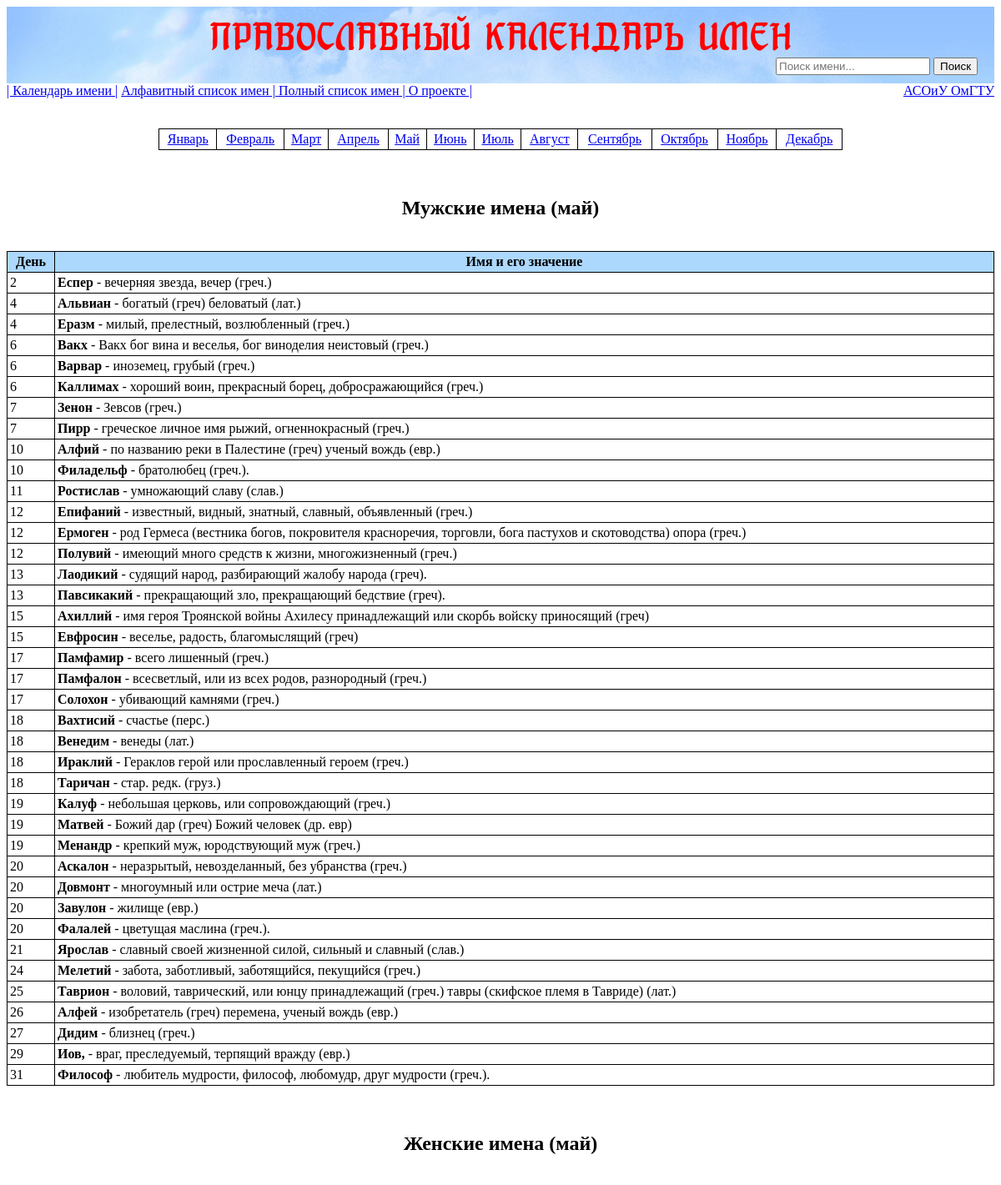
/4 (upper part), run on the app's committed database.
### svyatsy_main/DatabaseLayer/models.py (models this page shows)
class Svyatsy(models.Model):
    sex = models.TextField()
    name = models.TextField()
    description = models.TextField()
    month = models.TextField()
    day = models.IntegerField()

### svyatsy_main/PresentationLayer/views.py (the view)
# urls.py: path('', namesByCalendar),
def namesByCalendar(request):
    monthIndex = request.path.rsplit('/', 1)[-1]
    if len(monthIndex) == 0:
        monthIndex = '0'
    if not monthIndex.isdigit():
        return page_not_found_view(request, None)
    namesByMonthViewModel = GetNamesByCalendarInteractor.getNamesByMonth(int(monthIndex))
    if namesByMonthViewModel is None:
        return page_not_found_view(request, None)
    return render(request, "NamesByCalendar.html", {'namesByMonthViewModel': namesByMonthViewModel})

### svyatsy_main/BusinessLayer/get_names_by_calendar_interactor.py (called while the page is built)
    @staticmethod
    def getNamesByMonth(monthIndex: int):
        namesByMonthViewModel = NamesByMonthViewModel()
        month = str()
        if monthIndex < len(nameOfMonths):
            month = nameOfMonths[monthIndex]
        else:
            return None
        allRecords = DbSvyatsyService.getRecordsByMonth(month)
        for record in allRecords.values_list():
            sex = record[1]
            name = record[2]
            descr = record[3]
            day = record[5]
            nameByMonth = NameByMonthViewModel(name, descr, day)
            if DbSvyatsyService.isMan(sex):
                namesByMonthViewModel.men.append(nameByMonth)
            else:
                namesByMonthViewModel.women.append(nameByMonth)
        namesByMonthViewModel.month = month
        return namesByMonthViewModel

### svyatsy_main/DatabaseLayer/db_service.py (called while the page is built)
    @staticmethod
    def getRecordsByMonth(month: str):
        svyatsyByMonth = Svyatsy.objects.filter(month=month).order_by('day')
        return svyatsyByMonth

    @staticmethod
    def isMan(sex: str):
        return sex == "man"

### templates/NamesByCalendar.html (shortened to what this page needs)
<!DOCTYPE html>
<html lang="en">
<head>
    {% load static %}
    <link rel="stylesheet" href="{% static 'css/styles.css' %}">
</head>
<body>
{% include "ceiling.html" %}
<br>
<br>
<table cellspacing=1 cellpadding=3 width=820 border=0 align="center">
    <tr>
        <td align="center">
                                                <span>
                                                    <a href="0">Январь</a>
                                                </span>
        </td>
        <td align="center">
                                                <span>
                                                    <a href="1">Февраль</a>
                                                </span>
        </td>
        <td align="center">
                                                <span>
                                                    <a href="2">Март</a>
                                                </span>
        </td>
        <td align="center">
                                                <span>
                                                    <a href="3">Апрель</a>
                                                </span>
        </td>
        <td align="center">
                                                <span>
                                                    <a href="4">Май</a>
                                                </span>
        </td>
        <td align="center">
                                                <span>
                                                    <a href="5">Июнь</a>
                                                </span>
        </td>
        <td align="center">
                                                <span>
                                                    <a href="6">Июль</a>
                                                </span>
        </td>
        <td align="center">
                                                <span>
                                                    <a href="7">Август</a>
                                                </span>
        </td>
        <td align="center">
                                                <span>
                                                    <a href="8">Сентябрь</a>
                                                </span>
        </td>
        <td align="center">
                                                <span>
                                                    <a href="9">Октябрь</a>
                                                </span>
        </td>
        <td align="center">
                                                <span>
                                                    <a href="10">Ноябрь</a>
                                                </span>
        </td>
        <td align="center">
                                                <span>
                                                    <a href="11">Декабрь</a>
                                                </span>
        </td>
    </tr>
</table>
{% if namesByMonthViewModel.men|length > 0 %}
    <br>
    <br>
    <H2 style="text-align: center">Мужские имена ({{ namesByMonthViewModel.month }})</H2>
    <br>
{% endif %}
<table style="width: 100%">
    <tr>
        <th>День</th>
        <th>Имя и его значение</th>
    </tr>
    {% for manName in namesByMonthViewModel.men %}
        <tr>
            <td style="width: 50px">{{ manName.day }}</td>
            <td><strong>{{ manName.name }}</strong> - {{ manName.descr }}</td>
        </tr>
    {% endfor %}
</table>
{% if namesByMonthViewModel.women|length > 0 %}
    <br>
    <br>
    <H2 style="text-align: center">Женские имена ({{ namesByMonthViewModel.month }})</H2>
    <br>
{% endif %}
</body>
</html>

### static/css/styles.css (style rules this page uses)
TABLE { border-collapse: collapse; }
TD, TH { padding: 3px; border: 1px solid black; }
TH { background: #ACD8FE; }

### data on the page
Svyatsy: name "Еспер", descr "вечерняя звезда, вечер (греч.)"
Svyatsy: name "Альвиан", descr "богатый (греч) беловатый (лат.)"
Svyatsy: name "Еразм", descr "милый, прелестный, возлюбленный (греч.)"
Svyatsy: name "Вакх", descr "Вакх бог вина и веселья, бог виноделия неистовый (греч.)"
Svyatsy: name "Варвар", descr "иноземец, грубый (греч.)"
Svyatsy: name "Каллимах", descr "хороший воин, прекрасный борец, добросражающийся (греч.)"
Svyatsy: name "Зенон", descr "Зевсов (греч.)"
Svyatsy: name "Пирр", descr "греческое личное имя рыжий, огненнокрасный (греч.)"
Svyatsy: name "Алфий", descr "по названию реки в Палестине (греч) ученый вождь (евр.)"
Svyatsy: name "Филадельф", descr "братолюбец (греч.)."
Svyatsy: name "Ростислав", descr "умножающий славу (слав.)"
Svyatsy: name "Епифаний", descr "известный, видный, знатный, славный, объявленный (греч.)"
Svyatsy: name "Ермоген", descr "род Гермеса (вестника богов, покровителя красноречия, торговли, бога пастухов и скотоводства) опора (греч.)"
Svyatsy: name "Полувий", descr "имеющий много средств к жизни, многожизненный (греч.)"
Svyatsy: name "Лаодикий", descr "судящий народ, разбирающий жалобу народа (греч)."
Svyatsy: name "Павсикакий", descr "прекращающий зло, прекращающий бедствие (греч)."
Svyatsy: name "Ахиллий", descr "имя героя Троянской войны Ахилесу принадлежащий или скорбь войску приносящий (греч)"
Svyatsy: name "Евфросин", descr "веселье, радость, благомыслящий (греч)"
Svyatsy: name "Памфамир", descr "всего лишенный (греч.)"
Svyatsy: name "Памфалон", descr "всесветлый, или из всех родов, разнородный (греч.)"
Svyatsy: name "Солохон", descr "убивающий камнями (греч.)"
Svyatsy: name "Вахтисий", descr "счастье (перс.)"
Svyatsy: name "Венедим", descr "венеды (лат.)"
Svyatsy: name "Ираклий", descr "Гераклов герой или прославленный героем (греч.)"
Svyatsy: name "Таричан", descr "стар. редк. (груз.)"
Svyatsy: name "Калуф", descr "небольшая церковь, или сопровождающий (греч.)"
Svyatsy: name "Матвей", descr "Божий дар (греч) Божий человек (др. евр)"
Svyatsy: name "Менандр", descr "крепкий муж, юродствующий муж (греч.)"
Svyatsy: name "Аскалон", descr "неразрытый, невозделанный, без убранства (греч.)"
Svyatsy: name "Довмонт", descr "многоумный или острие меча (лат.)"
Svyatsy: name "Завулон", descr "жилище (евр.)"
Svyatsy: name "Фалалей", descr "цветущая маслина (греч.)."
Svyatsy: name "Ярослав", descr "славный своей жизненной силой, сильный и славный (слав.)"
Svyatsy: name "Мелетий", descr "забота, заботливый, заботящийся, пекущийся (греч.)"
Svyatsy: name "Таврион", descr "воловий, таврический, или юнцу принадлежащий (греч.) тавры (скифское племя в Тавриде) (лат.)"
Svyatsy: name "Алфей", descr "изобретатель (греч) перемена, ученый вождь (евр.)"
Svyatsy: name "Дидим", descr "близнец (греч.)"
Svyatsy: name "Иов,", descr "враг, преследуемый, терпящий вражду (евр.)"
Svyatsy: name "Философ", descr "любитель мудрости, философ, любомудр, друг мудрости (греч.)."

### other printed values
{{ namesByMonthViewModel.month }} "май"
{{ manName.day }} "2" "4" "4" "6" "6" "6" "7" "7" "10" "10" "11" "12" "12" "12" "13" "13" "15" "15" "17" "17" "17" "18" "18" "18" "18" "19" "19" "19" "20" "20" "20" "20" "21" "24" "25" "26" "27" "29" "31"
